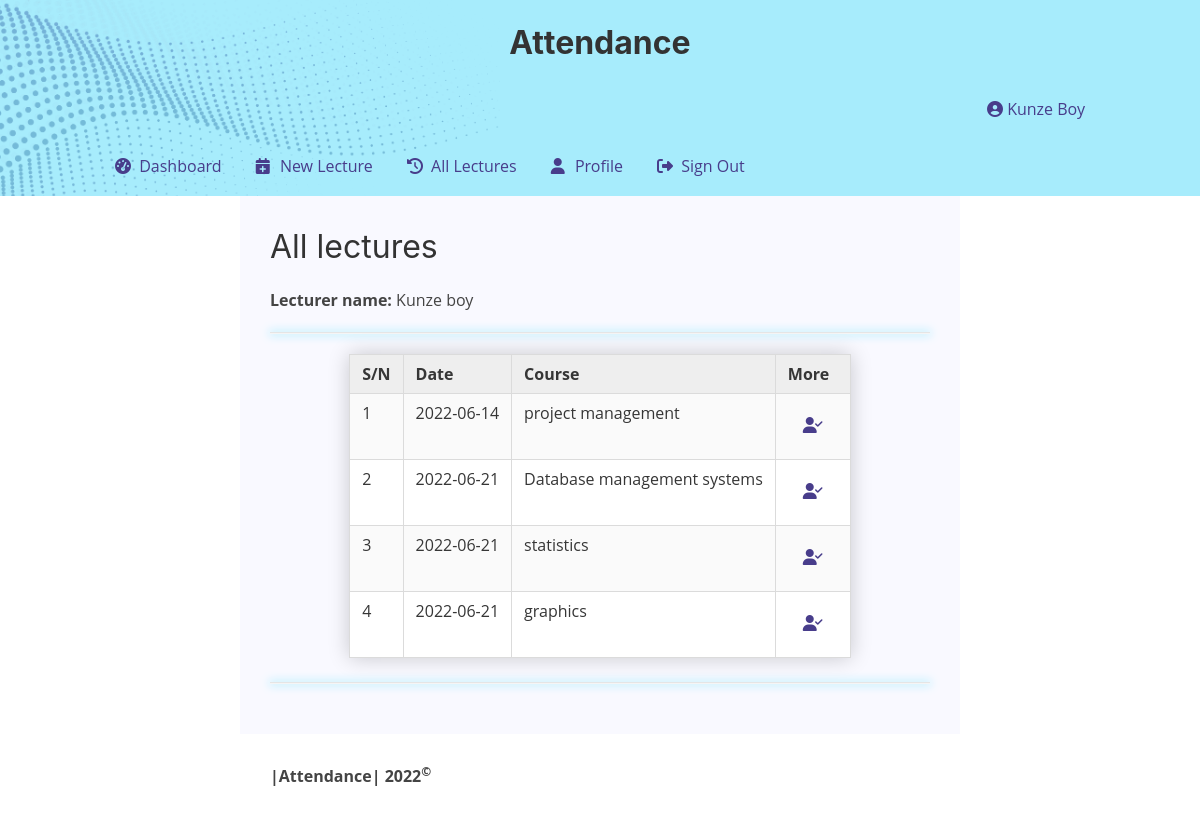
The page /alllectures.php (signed in) on the database its author committed.
### tables this page shows
CREATE TABLE `lecturer` (
  `lecturer_id` varchar(100) NOT NULL,
  `lecturer_name` varchar(100) NOT NULL,
  `gender` varchar(100) NOT NULL,
  `phone_number` varchar(100) NOT NULL,
  `password` varchar(100) NOT NULL
);

CREATE TABLE `lecture` (
  `lecture_id` varchar(100) NOT NULL,
  `time` date NOT NULL,
  `lecturer_id` varchar(100) NOT NULL,
  `course_id` varchar(100) NOT NULL
);

CREATE TABLE `course` (
  `course_id` varchar(100) NOT NULL,
  `course_name` varchar(100) NOT NULL
);

### dbconnect.php (called while the page is built, shortened)
<?php
function run($sql){
		$connect=mysqli_connect("localhost","root","","attendance");
		$query=mysqli_query($connect,$sql);
		return $query;
}
 ?>

### alllectures.php (the view, shortened to what this page needs)
<?php
include 'header.php';
$id=$_SESSION['id'];
$query1=run("select * from lecture NATURAL JOIN lecturer NATURAL JOIN course where lecturer_id='$id' ORDER BY lecture_id DESC");
$query=run("select * from lecturer where lecturer_id='$id'");
$result=mysqli_fetch_array($query);
?>
<h2>All lectures</h2>
<b>Lecturer name:</b> <?php echo $result['lecturer_name'] ?>
<hr>
<table class="table is-hoverable is-striped is-bordered">
	<tr>
		<th>S/N</th>
		<th>Date</th>
		<th>Course</th>
		<th>More</th>
	</tr>
	<?php $i=0; $sn=1;?>
	<?php while ($result1=mysqli_fetch_array($query1)) {
		$lecture_id=$result1['lecture_id'];
		?>
			<tr>
				<td><?php echo $sn ?></td>
				<td><?php echo $result1['time'] ?></td>
				<td><?php echo $result1['course_name'] ?></td>
				<td><a href="attendance.php?id=<?php echo $lecture_id ?>" title="View attendance"><i class="fa fa-user-check"></i></a></td>
			</tr>
		<?php $i++; $sn++;
	}
		?>
</table>
<hr>
<?php include 'footer.php'; ?>

### attendance.css (style rules this page uses)
a { background-color: inherit ; display: inline-block; text-transform: capitalize; text-decoration: none !important; color: darkslateblue !important; padding: 10px; margin: 5px; transition: 0.3s; border-radius: 3px; border-bottom: solid #0000 !important; }
table,tr,td,th { border:1px solid lightgray; border-collapse: collapse; padding: 5px; }
th { background-color: #eee; }
.table { max-width: ; margin:auto; background-color: white; padding:8px; border:none; box-shadow: 0px 0px 20px #0003; }
.fa { width: 20px; }
hr { background-color: var(--color); box-shadow: 0px 0px 10px 1px var(--color); }

### rows shown on the page
lecturer: lecturer_name "Kunze boy"
lecture: time "2022-06-14", course.course_name "project management"
lecture: time "2022-06-21", course.course_name "Database management systems"
lecture: time "2022-06-21", course.course_name "statistics"
lecture: time "2022-06-21", course.course_name "graphics"

### other values the page prints
$_SESSION['name'] "Kunze Boy"
